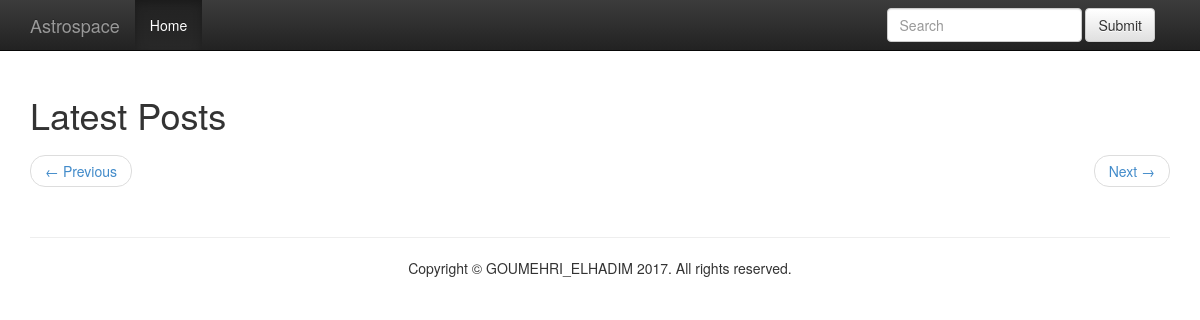
Before: / with the older database file.
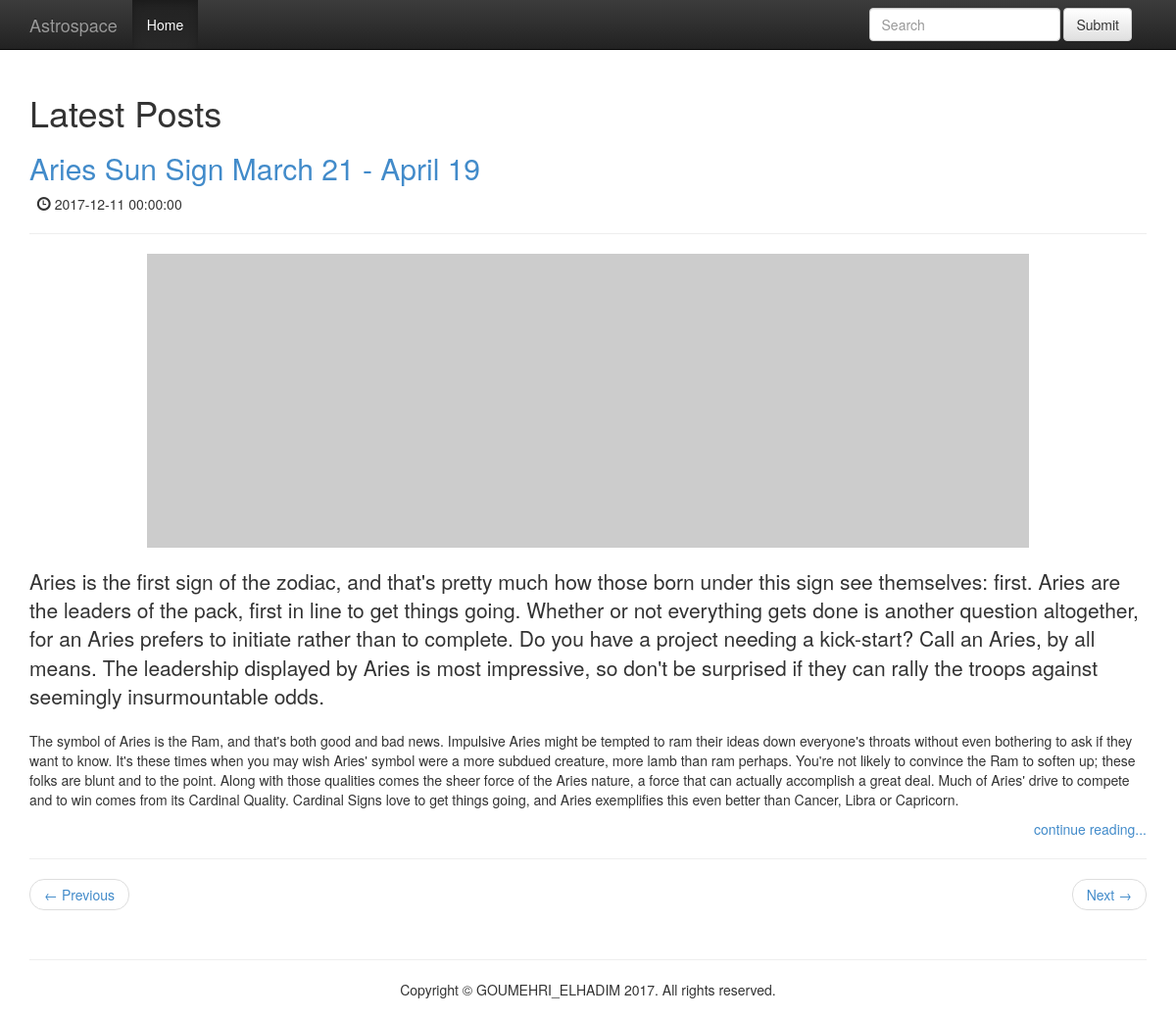
After: the same page with the newer database file.
### tables this page shows
CREATE TABLE `article` (
  `idArt` int(10) NOT NULL,
  `Titre` varchar(40) NOT NULL,
  `Description` varchar(1000) NOT NULL,
  `FullDescr` text NOT NULL,
  `imgPath` varchar(30) NOT NULL,
  `date` datetime DEFAULT CURRENT_TIMESTAMP,
  `IdPoster` int(10) NOT NULL
);

### index.php (the view, shortened to what this page needs)
<?php
	if(isset($_GET['squery'])){
		extract($_GET);
		$sql = "select * from cmsdb.article where Titre like (\"%$squery%\") or Description like (\"%$squery%\") or FullDescr like (\"%$squery%\");";
	}else  $sql = "select * from cmsdb.article;";
	$res=mysql_query($sql) or die(mysql_error());
	$r = mysql_fetch_array($res);
 ?>
<html lang="en">
<head>
	<link href="css/bootstrap-3.0.3/css/bootstrap.min.css" rel="stylesheet" />
	<link href="css/bootstrap-3.0.3/css/bootstrap-theme.min.css" rel="stylesheet" />
	<link href="css/blog.css" rel="stylesheet" />
</head>
<body>
	<header class="navbar navbar-inverse navbar-fixed-top bs-docs-nav" role="banner">
		<div class="container">
			<div class="navbar-header">
				<a href="index.php" class="navbar-brand">Astrospace</a>
			</div>
			<nav class="collapse navbar-collapse bs-navbar-collapse" role="navigation">
				<form class="navbar-form navbar-right" role="search">
			      <div class="form-group">
			        <input type="text" class="form-control" name="squery" placeholder="Search">
			      </div>
			      <button type="submit" class="btn btn-default">Submit</button>
			    </form>
				<ul class="nav navbar-nav">
					<li class="active"><a href="index.php">Home</a></li>
				</ul>
			</nav>
		</div>
	</header>
	<div class="container">
		<div class="row">
			<div class="col-md-12">
				<h1>Latest Posts</h1>
<?php
	while($row=mysql_fetch_array($res)){
?>
				<article>
					<h2><a href="singlepost.php"> <?php echo $row['Titre']; ?> </a></h2>
			        <div class="row">
			          	<div class="col-sm-6 col-md-6">
			          		&nbsp;&nbsp;<span class="glyphicon glyphicon-time"></span> <?php echo $row['date']; ?>
			          	</div>
			          </div>
			          <hr>
			          <img src="<?php echo $row['imgPath']; ?>" class="img-responsive" style="margin: auto">
			          <br />
			          <p class="lead"><?php echo $row['Description']; ?></p>
			          <p>The symbol of Aries is the Ram, and that's both good and bad news. Impulsive Aries might be tempted to ram their ideas down everyone's throats without even bothering to ask if they want to know. It's these times when you may wish Aries' symbol were a more subdued creature, more lamb than ram perhaps. You're not likely to convince the Ram to soften up; these folks are blunt and to the point. Along with those qualities comes the sheer force of the Aries nature, a force that can actually accomplish a great deal. Much of Aries' drive to compete and to win comes from its Cardinal Quality. Cardinal Signs love to get things going, and Aries exemplifies this even better than Cancer, Libra or Capricorn.</p>
					  <p class="text-right">
				          <a href="singlepost.php?idArt=<?php echo $row['idArt'];?>">
				          	continue reading...
				          </a>
				      </p>
			          <hr>
				</article>
<?php }
if(!isset($r)) echo '<p class="emsg"><i><b>No articles available for know</b></i></p>';
else{
?>
				<ul class="pager">
					<li class="previous"><a href="#">&larr; Previous</a></li>
					<li class="next"><a href="#">Next &rarr;</a></li>
				</ul>
<?php
}
 ?>
			</div>
		</div>
	</div>
	<footer>
		<div class="container">
			<hr />
			<p class="text-center">Copyright &copy; GOUMEHRI_ELHADIM 2017. All rights reserved.</p>
		</div>
	</footer>
</body>
</html>

### css/blog.css (style rules this page uses)
body { margin-top: 75px; }
footer { margin: 10px 0; }

Changed rows visible on the page:
added article: Titre "Aries Sun Sign March 21 - April 19", date "2017-12-11 00:00:00", Description "Aries is the first sign of the zodiac, and that's pretty much how those born under this sign see themselves: first. Aries are the leaders of the pack, first in line to get things going. Whether or not everything gets done is another question altogether, for an Aries prefers to initiate rather than to complete. Do you have a project needing a kick-start? Call an Aries, by all means. The leadership displayed by Aries is most impressive, so don't be surprised if they can rally the troops against seemingly insurmountable odds."
